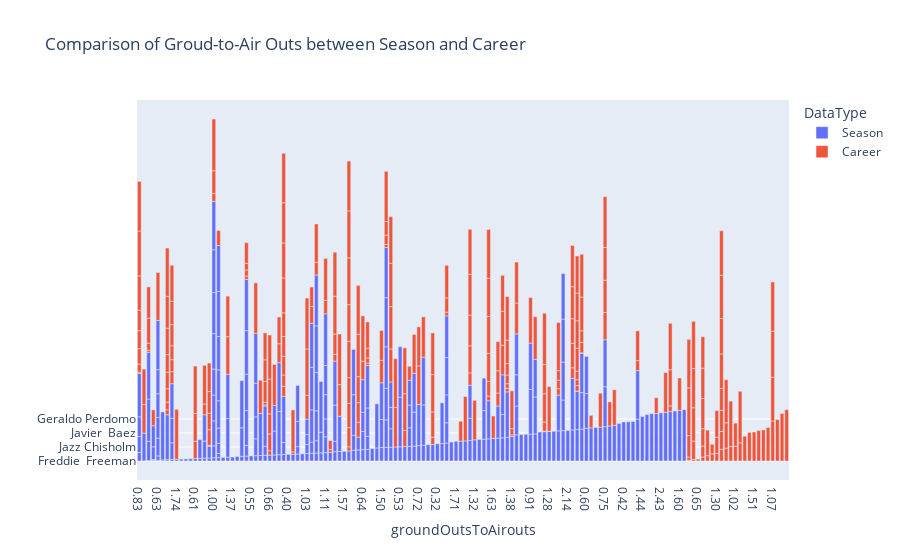

Write notebook code for a chart like this one.
### Code cell
combined_data = pd.concat([player_season.assign(DataType='Season'),
                           player_career.assign(DataType='Career')])
fig = px.bar(combined_data, x='groundOutsToAirouts', y='FullName', color='DataType',
             title='Comparison of Groud-to-Air Outs between Season and Career',
             orientation='v')
fig.update_layout(yaxis=dict(title=''))
fig.show()

### Figure 1 — Plotly figure (JSON) as saved in the notebook; plotly's stock layout.template omitted (floating-point values rounded to 4 significant figures; data arrays with more than 128 entries replaced by an {"elided": "..."} marker saying what was removed)
{"data": [{"alignmentgroup": "True", "hovertemplate": "DataType=Season<br>groundOutsToAirouts=%{x}<br>FullName=%{y}<extra></extra>", "legendgroup": "Season", "marker": {"color": "#636efa", "pattern": {"shape": ""}}, "name": "Season", "offsetgroup": "Season", "orientation": "v", "showlegend": true, "textposition": "auto", "type": "bar", "x": {"elided": "274 str values"}, "xaxis": "x", "y": {"elided": "274 str values"}, "yaxis": "y"}, {"alignmentgroup": "True", "hovertemplate": "DataType=Career<br>groundOutsToAirouts=%{x}<br>FullName=%{y}<extra></extra>", "legendgroup": "Career", "marker": {"color": "#EF553B", "pattern": {"shape": ""}}, "name": "Career", "offsetgroup": "Career", "orientation": "v", "showlegend": true, "textposition": "auto", "type": "bar", "x": {"elided": "274 str values"}, "xaxis": "x", "y": {"elided": "274 str values"}, "yaxis": "y"}], "layout": {"barmode": "relative", "legend": {"title": {"text": "DataType"}, "tracegroupgap": 0}, "title": {"text": "Comparison of Groud-to-Air Outs between Season and Career"}, "xaxis": {"anchor": "y", "domain": [0, 1], "title": {"text": "groundOutsToAirouts"}}, "yaxis": {"anchor": "x", "domain": [0, 1], "title": {"text": ""}}}}
